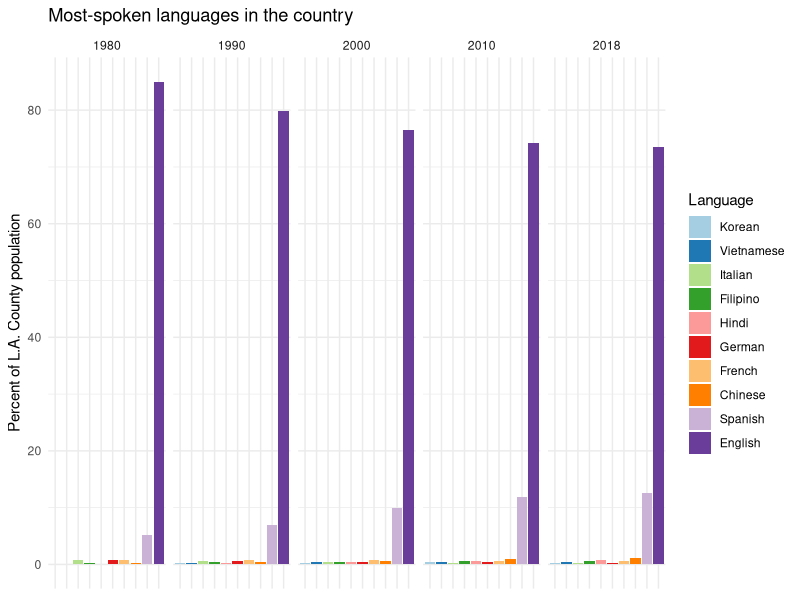
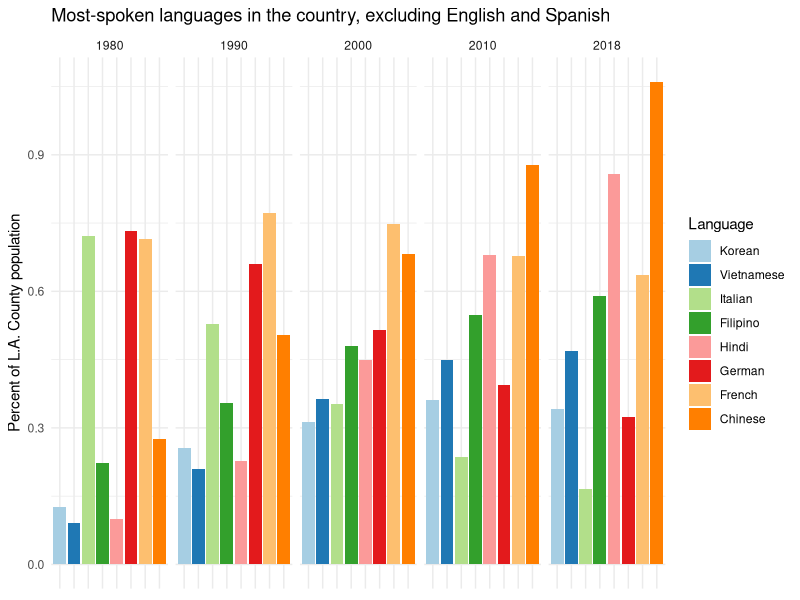
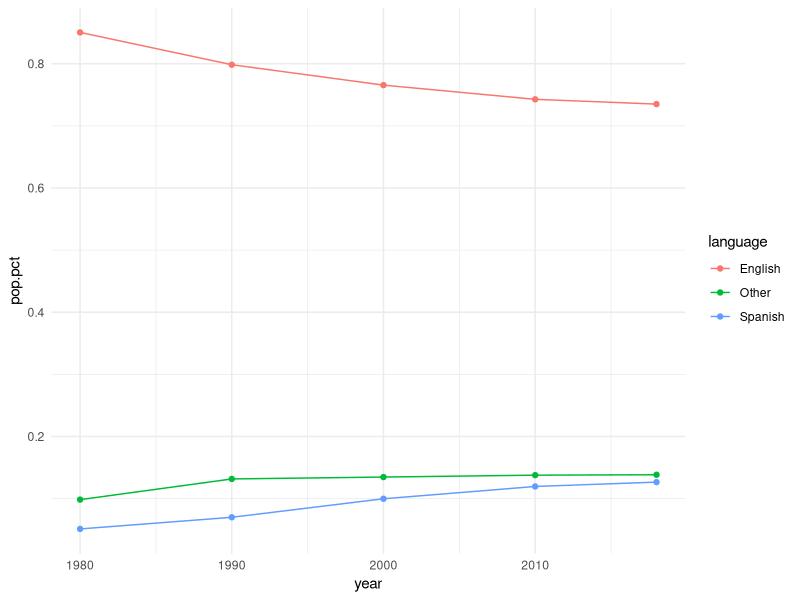
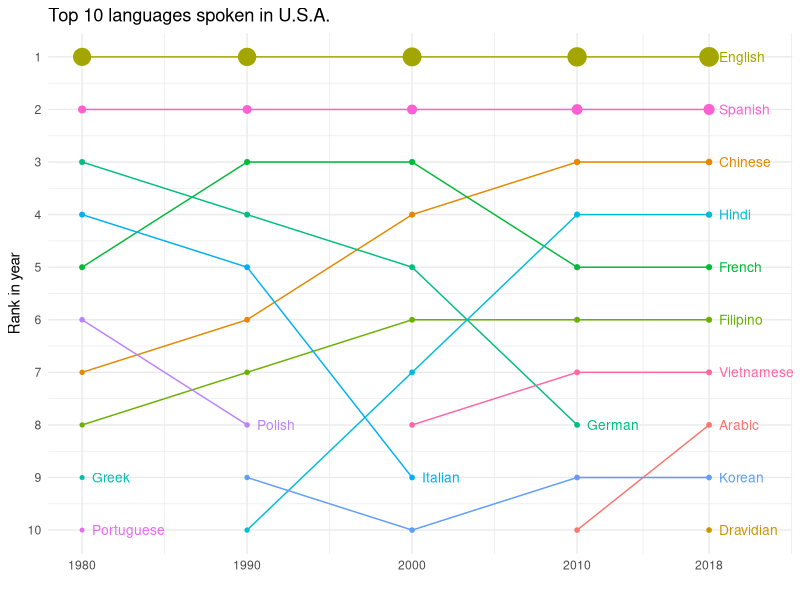
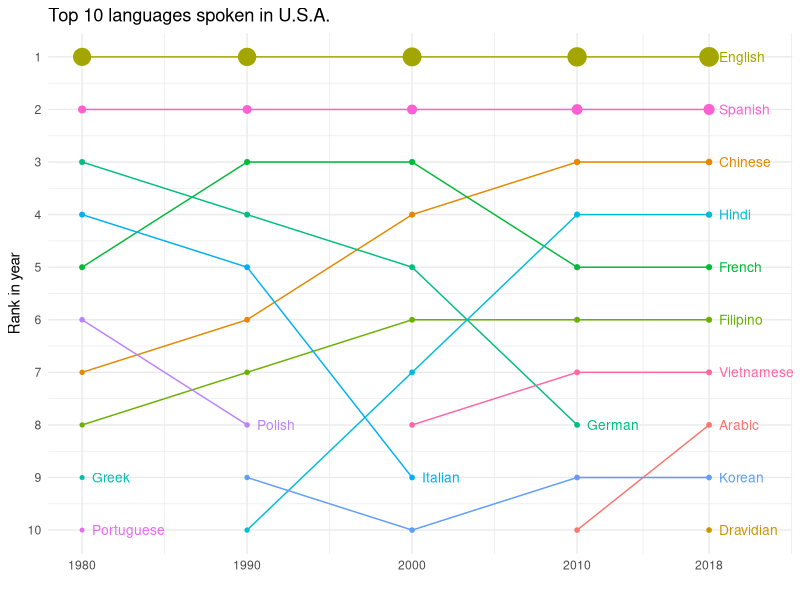

These figures' R source, in order:
library(tidyverse)

lang.raw = read_csv('languages-usa.csv')
lang.raw

lang.by.year = lang.raw %>% 
  pivot_longer(`1980`:`2018`, names_to = 'year', values_to = 'popcount') %>% 
  mutate(
    year = parse_integer(year),
    popcount = popcount %>% 
      str_split('\n') %>% 
      map_chr(`[[`, 3) %>% 
      parse_number(),
    LANGUAGE = language,
    language = language %>% 
      str_replace('^\\d+:\\s', '') %>% 
      word() %>%
      str_replace_all(',', '')
  ) %>% 
  select(LANGUAGE, everything()) %>% 
  group_by(year) %>% 
  mutate(pop.pct = popcount / sum(popcount)) %>% 
  ungroup() %>% 
  arrange(-popcount)

lang.by.year

lang.xwalk = lang.by.year %>% 
  group_by(language) %>%
  summarise(n = sum(popcount)) %>%
  arrange(-n) %>% 
  mutate(
    n = case_when(
      str_starts(language, 'N/A') ~ 0,
      TRUE ~ n
    )
  ) %>% 
  mutate(
    languagef = fct_lump(language, n = 10, w = n),
    languagef = fct_reorder(languagef, n)
  )

lang.xwalk %>% head(15)

lang.xwalk$languagef

plot.all = lang.by.year %>% 
  left_join(lang.xwalk %>% select(-n)) %>% 
  filter(languagef != 'Other') %>% 
  ggplot(aes(languagef, pop.pct * 100, fill = languagef)) +
  geom_bar(stat = 'identity', position = 'dodge') +
  facet_wrap(year ~ ., nrow = 1) +
  scale_fill_brewer(palette = "Paired", name = 'Language') +
  ylab('Percent of L.A. County population') +
  ggtitle('Most-spoken languages in the country') +
  theme_minimal() +
  theme(axis.text.x = element_blank(), axis.title.x = element_blank())

plot.all

# ggsave('top-languages.pdf', device = 'pdf', width = 10, height = 8, units = 'in')

plot.no.eng.no.spa = lang.by.year %>% 
  left_join(lang.xwalk %>% select(-n)) %>% 
  filter(languagef != 'Other') %>% 
  group_by(year) %>%
  mutate(rankinyear = rank(-pop.pct)) %>%
  filter(!(languagef %in% c('English','Spanish'))) %>%
  ggplot(aes(languagef, pop.pct * 100, fill = languagef)) +
  geom_bar(stat = 'identity', position = 'dodge') +
  facet_wrap(year ~ ., nrow = 1) +
  # geom_text(aes(languagef, pop.pct * 100 + 0.18, label = formatC(popcount, format="d", big.mark=",")), size = 3, angle = 90) +
  scale_fill_brewer(palette = "Paired", name = 'Language') +
  ylab('Percent of L.A. County population') +
  ggtitle('Most-spoken languages in the country, excluding English and Spanish') +
  theme_minimal() +
  theme(axis.text.x = element_blank(), axis.title.x = element_blank())

plot.no.eng.no.spa

# ggsave('top-languages-no-eng-no-spa.pdf', device = 'pdf', width = 10, height = 8, units = 'in')

# lang.by.year %>% 
#   left_join(lang.xwalk %>% select(-n)) %>% 
#   group_by(year, languagef) %>% 
#   summarise(pop.pct = sum(pop.pct)) %>% 
#   ggplot(aes(year, pop.pct * 100)) +
#   geom_line() +
#   facet_wrap(languagef ~ ., scales = 'free') +
#   theme_minimal()

top10.by.year = lang.by.year %>% 
  filter(!str_detect(language, 'N/A')) %>% 
  group_by(year) %>% 
  mutate(rankinyear = rank(desc(popcount))) %>% 
  filter(rankinyear <= 10) %>% 
  ungroup() %>% 
  arrange(year, rankinyear)

top10.by.year

lang.by.year %>% 
  mutate(
    language = if_else(language %in% c('English','Spanish'), language, 'Other')
  ) %>% 
  group_by(language, year) %>% 
  summarise(popcount = sum(popcount), pop.pct = sum(pop.pct)) %>% 
  ggplot(aes(year, pop.pct, color = language)) +
  geom_line() +
  geom_point() + 
  theme_minimal()

t10.plot = top10.by.year %>% 
  ggplot(aes(x = year, y = rankinyear, colour = language)) +
  geom_point(aes(size = popcount)) +
  geom_line() +
  # geom_point(
  #   data = . %>% filter(rankinyear > 4),
  #   aes(color = language, size = popcount)
  # ) +
  # geom_line(
  #   data = . %>% filter(rankinyear > 4),
  #   aes(color = language)
  # ) +
  # names at end
  geom_text(
    data = . %>% group_by(language) %>% filter(year == max(year)),
    aes(year + 0.6, rankinyear, label = language),
    hjust = 'left',
    size = 3.5
  ) +
  scale_x_continuous(
    limits = c(1980, 2021),
    breaks = c(1980, 1990, 2000, 2010, 2018),
  ) +
  # # names at beginning
  # geom_text(
  #   data = . %>% group_by(language) %>% filter(year == min(year)),
  #   aes(year - 0.7, rankinyear, label = language),
  #   hjust = 'right',
  #   size = 3.5
  # ) +
  # scale_x_continuous(
  #   limits = c(1978, 2018),
  #   breaks = c(1980, 1990, 2000, 2010, 2018),
  # ) +
  # scale_colour_brewer(palette = 'Paired') +
  scale_y_reverse(
    breaks = 1:10
  ) +
  theme_minimal() +
  theme(legend.position = 'none') +
  ylab('Rank in year') +
  xlab('') + 
  ggtitle('Top 10 languages spoken in U.S.A.')

t10.plot

ggsave('top-10-usa.pdf', device = 'pdf', width = 10, height = 8, units = 'in')
# 
# 
# t10.lang = top10.by.year %>% 
#   select(year, rankinyear, language) %>% 
#   pivot_wider(names_from = year, values_from = language)
# 
# t10.pct = top10.by.year %>% 
#   select(year, pop.pct, rankinyear) %>% 
#   pivot_wider(names_from = year, values_from = pop.pct)
# 
# t10.counts = top10.by.year %>% 
#   select(year, popcount, rankinyear) %>% 
#   pivot_wider(names_from = year, values_from = popcount)
# 
# t10.lang
# t10.pct
# t10.counts
# 
# 
# 
# t10.master = t10.lang %>%
#   left_join(
#     t10.counts,
#     by = 'rankinyear',
#     suffix = c('_lang', '_count')
#   ) %>% 
#   left_join(
#     t10.pct %>% 
#       rename_at(vars(-rankinyear), ~str_c(., '_pct')),
#     by = 'rankinyear',
#   ) %>% 
#   select(rankinyear, starts_with('1980'), starts_with('1990'), starts_with('2000'), starts_with('2010'), starts_with('2018'))
# 
# t10.master
# 
# t10.master %>% write_csv('top-10-la-county-by-year.csv')
# 
# top10.by.year %>% write_csv('top-10-la-county-by-year-long.csv')
# 
# top10.by.year %>% distinct(language)
# 
# # 
# # 
# # lang.by.year %>%
# #   left_join(lang.xwalk %>% select(-n)) %>%
# #   group_by(year, language) %>%
# #   summarise(pop.pct = sum(pop.pct)) %>%
# #   ggplot(aes(year, pop.pct * 100)) +
# #   geom_line() +
# #   facet_wrap(language ~ ., scales = 'free') +
# #   ylab('Percent of L.A. County population') +
# #   theme_minimal()
